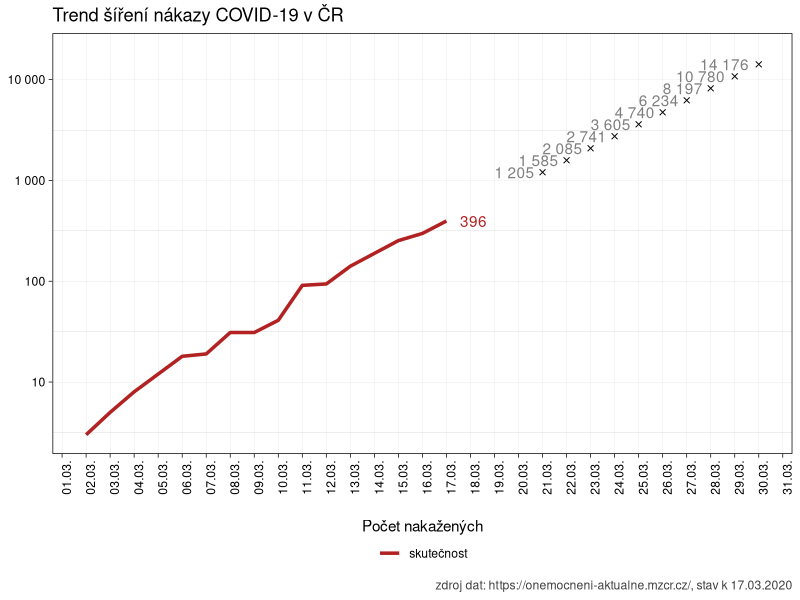
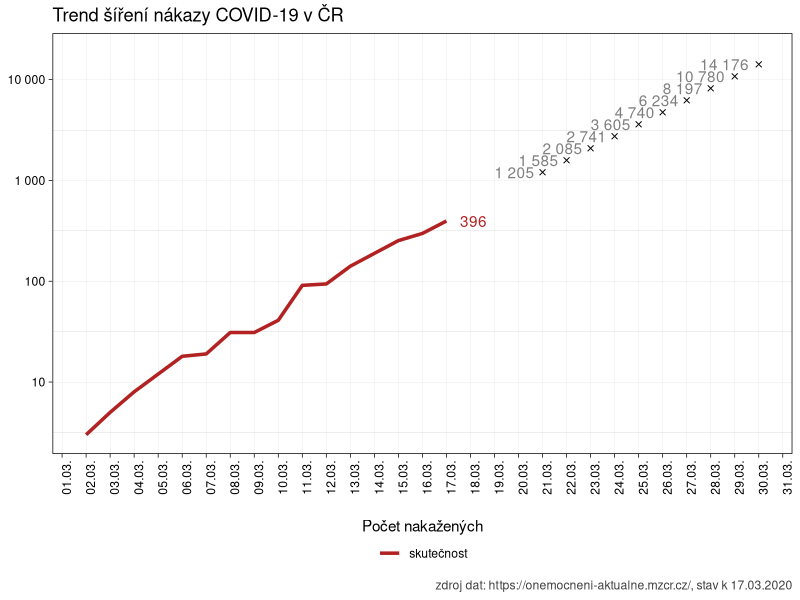
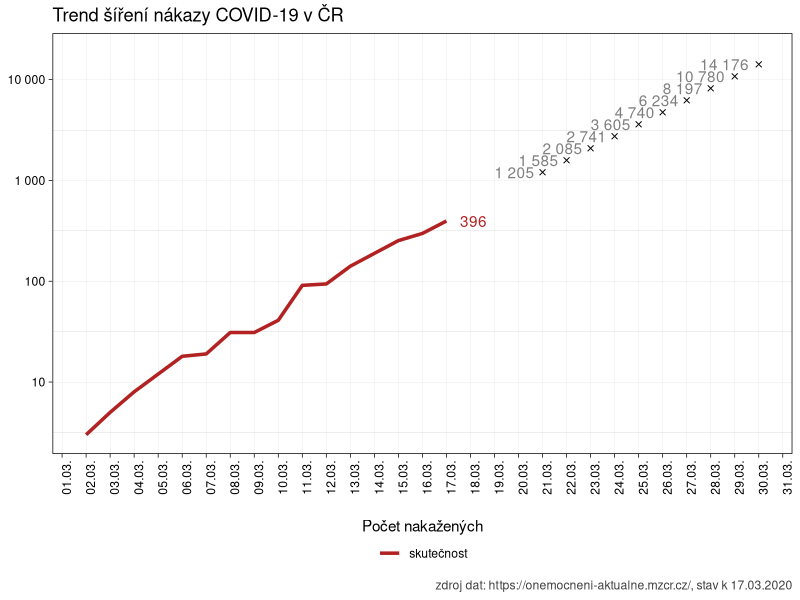

Write the R code that produced these figures, in order.
# vytvořit a uložit graf jako obrázek

library(tidyverse)

pdf.options(encoding = "ISOLatin2") # aby nepadal pandoc na konverzi češtiny v nadpisech grafů

clean_data <- read_csv2("./data/raw_data.csv") %>%
  filter(zeme == "Czechia" & pocet > 0) %>%
  mutate(den = lubridate::day(datum))

trend <- nls(pocet ~ a * (1 + r)^(den),
  data = subset(clean_data, den < 21),
  start = list(a = 1, r = .01)
)

budoucnost <- data.frame(den = 21:31)

predpoved <- data.frame(
  datum = c(as.Date("2020-03-21"):as.Date("2020-03-31")) %>% as.Date(origin = as.Date("1970-01-01")),
  pocet = predict(trend, newdata = budoucnost)
)

ggplot(data = clean_data, aes(x = datum, y = pocet)) +
  geom_text(
    data = predpoved, aes(
      x = datum, y = pocet,
      label = formatC(pocet, big.mark = " ", format = "f", digits = 0)
    ),
    hjust = 1.2,
    color = "gray50"
  ) +
  geom_smooth(
    data = filter(clean_data, datum >= as.Date("2020-03-21")),
    aes(color = "gray75"),
    method = "lm", size = .5, fullrange = T, se = F, linetype = "dashed"
  ) +
  geom_line(aes(color = "firebrick"), lwd = 1.2) +
  geom_point(data = predpoved, aes(
    x = datum, y = pocet
  ), pch = 4) +
  geom_text(data = slice(clean_data, which.max(datum)), aes(
    x = datum, y = pocet,
    label = formatC(pocet, big.mark = " ", format = "f", digits = 0)
  ), hjust = -.5, color = "firebrick") +
  labs(
    title = "Trend šíření nákazy COVID-19 v ČR",
    color = "Počet nakažených",
    caption = paste("zdroj dat: https://onemocneni-aktualne.mzcr.cz/, stav k", max(clean_data$datum) %>%
      format(format = "%d.%m.%Y"))
  ) +
  scale_x_date(
    date_breaks = "1 day",
    minor_breaks = NULL,
    labels = scales::date_format(format = "%d.%m."),
    limits = as.Date(c("2020-03-02", "2020-03-30"))
  ) +
  scale_y_log10(labels = scales::number_format()) +
  scale_color_identity(
    labels = c("skutečnost", "trend od 20.3.2020"),
    guide = guide_legend(
      title.position = "top",
      title.hjust = 0.5
    )
  ) +
  theme_linedraw() +
  theme(
    axis.text.x = element_text(angle = 90),
    axis.title = element_blank(),
    panel.grid.major = element_line(color = "gray75"),
    plot.caption = element_text(color = "gray25"),
    legend.position = "bottom"
  )


ggsave("./img/obrazek.pdf", dpi = 300, units = "cm", width = 25, height = 20)
ggsave("./img/obrazek.png", dpi = 300, units = "cm", width = 25, height = 20)
